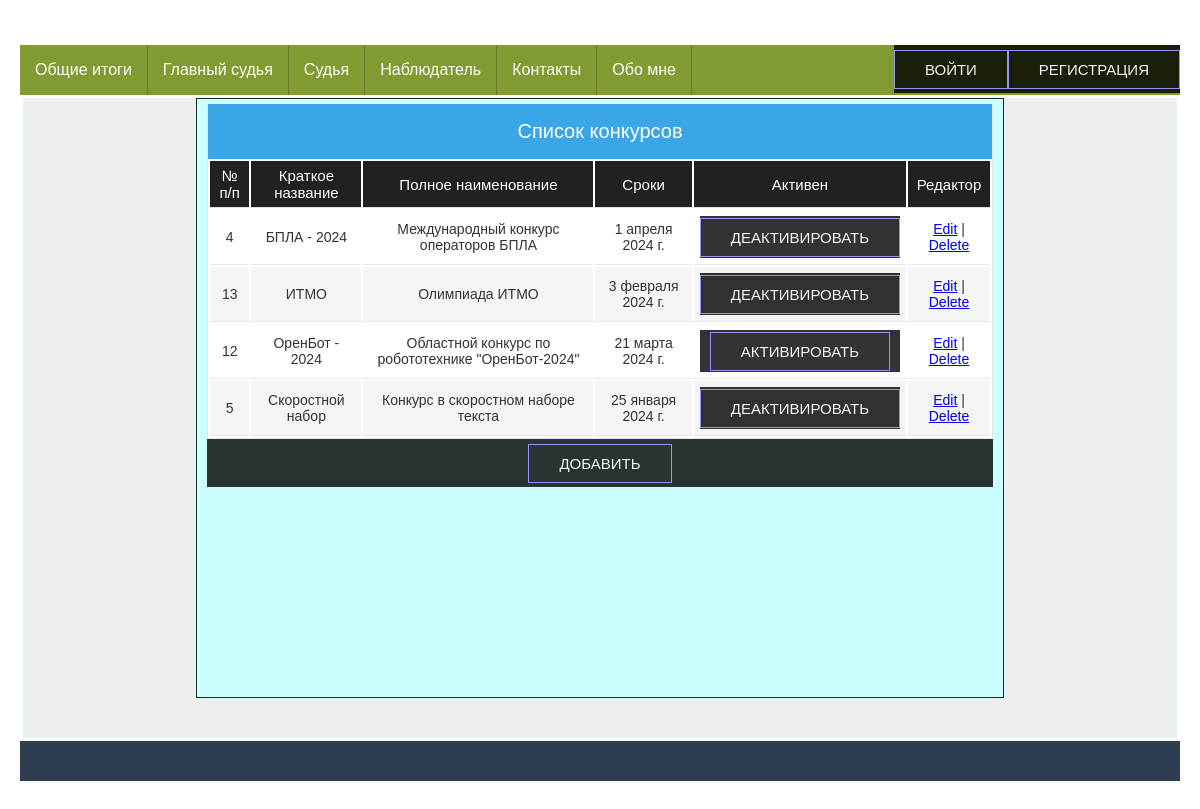
/competitions/all/, run on an earlier commit of the app's database.
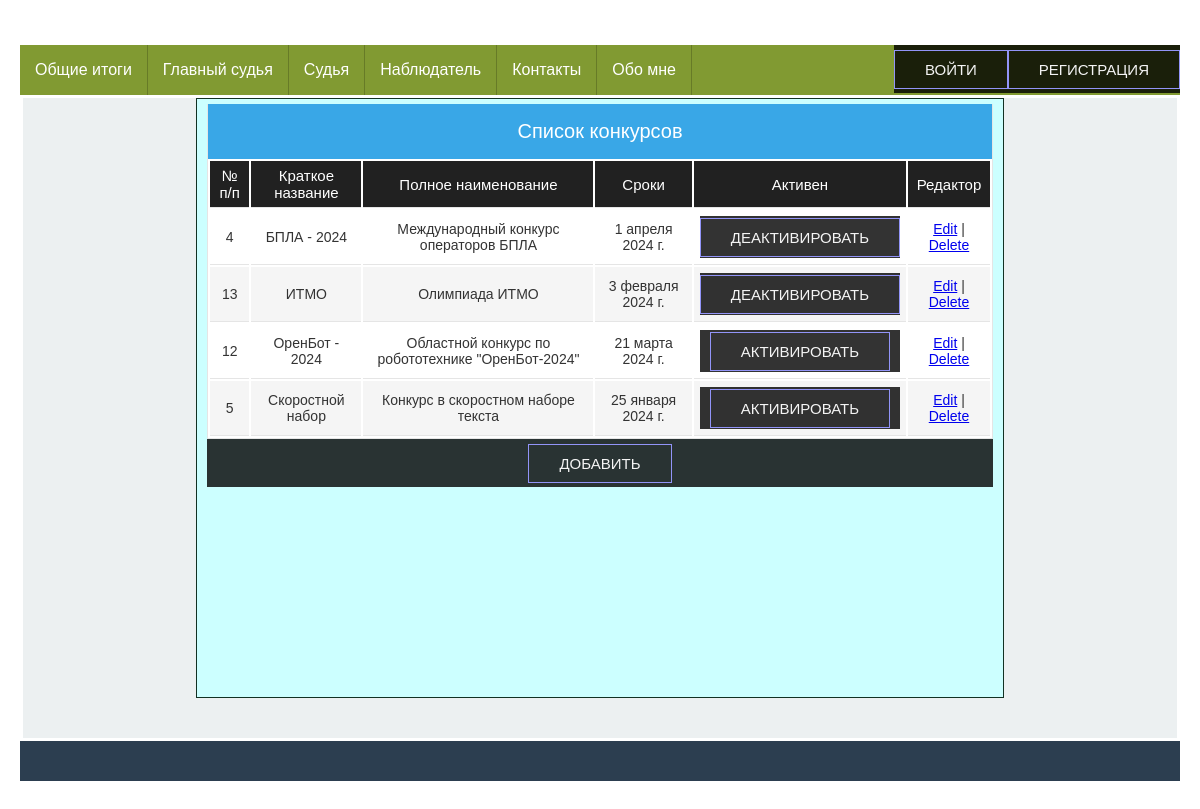
And on a later commit of the database.
### app_for_competitions/models.py (models this page shows, shortened)
class Competition(models.Model):
    class Meta:
        db_table = 'competitions'
        verbose_name = _('Соревнования')
    name = models.CharField(_('Сокращенное название'), max_length=50)
    fullname = models.CharField(_('Полное наименование конкурса'), max_length=200,
                                default=None)
    date = models.DateField(_('Дата проведения'),
                            help_text="Дата начала")
    active = models.BooleanField(_('Активен'), default=True)

### app_for_competitions/views.py (the view)
# urls.py: path('all/', edit_competitions, name='all_competitions'),
def edit_competitions(request):
    competitions = Competition.objects.all().order_by('name')
    context = dict()
    context['competitions'] = competitions
    context['title'] = COMPETITIONS_TABLE_TITLE
    return render(request, 'app_for_competitions/edit_competitions.html', context=context)

### app_for_competitions/templates/app_for_competitions/edit_competitions.html (shortened to what this page needs)
{% extends 'base.html' %}
{% load static %}
{% block content %}
<div class="row">
    <div class="table-caption">Список конкурсов</div>
    <table id="table">
        <thead>
        <tr>
            {% for value in title %}
            <th>{{ value }}</th>
            {% endfor %}
        </tr>
        </thead>
        <tbody>
        {% for competition in competitions %}
        <tr>
            <td>{{competition.id}}</td>
            <td>{{competition.name}}</td>
            <td>{{competition.fullname}}</td>
            <td>{{competition.date}}</td>
            <td>
                <div class="container">
                    <a href="{% url 'competition_activate' pk=competition.id %}" class="btn a_btn">
                        {% if competition.active %}
                            Деактивировать
                        {% else %}
                            Активировать
                        {% endif %}
                    </a>
                </div>
            </td>
            <td class="actions"><a href="{% url 'edit_competition' pk=competition.id %}">Edit</a> | <a
                    href="{% url 'delete_competition' pk=competition.id %}">Delete</a></td>
        </tr>
        {% endfor %}
        </tbody>
    </table>
    <div class="container">
        <a href="{% url 'add_competition' %}" class="btn a_btn">Добавить</a>
    </div>
</div>
{% endblock %}

What changed in the data, as far as the page shows it:
changed Competition "Скоростной набор": active "ДЕАКТИВИРОВАТЬ" → "АКТИВИРОВАТЬ"
